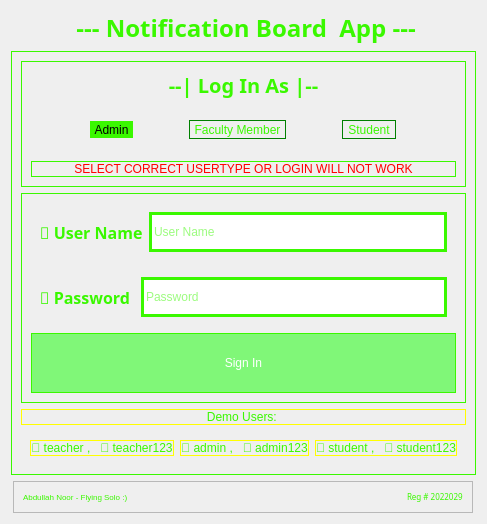
      <widget class="QWidget" name="Login">
       <property name="enabled">
        <bool>true</bool>
       </property>
       <property name="maximumSize">
        <size>
         <width>8320749</width>
         <height>16777215</height>
        </size>
       </property>
       <layout class="QVBoxLayout" name="verticalLayout_6">
        <item alignment="Qt::AlignHCenter">
         <widget class="QLabel" name="label_5">
          <property name="maximumSize">
           <size>
            <width>16777212</width>
            <height>100</height>
           </size>
          </property>
          <property name="font">
           <font>
            <family>Cascadia Mono</family>
            <pointsize>18</pointsize>
            <italic>false</italic>
            <bold>true</bold>
            <underline>false</underline>
            <strikeout>false</strikeout>
            <stylestrategy>PreferAntialias</stylestrategy>
           </font>
          </property>
          <property name="styleSheet">
           <string notr="true">color: rgb(58, 248, 0);</string>
          </property>
          <property name="text">
           <string> --- Notification Board  App ---</string>
          </property>
          <property name="alignment">
           <set>Qt::AlignCenter</set>
          </property>
         </widget>
        </item>
        <item alignment="Qt::AlignHCenter">
         <widget class="QFrame" name="frame_4">
          <property name="maximumSize">
           <size>
            <width>16777215</width>
            <height>550</height>
           </size>
          </property>
          <property name="styleSheet">
           <string notr="true">color: rgb(58, 248, 0);
border-color: rgb(58, 248, 0);
border-style: solid;
border: 1px solid rgb(58, 248, 0);</string>
          </property>
          <property name="frameShape">
           <enum>QFrame::StyledPanel</enum>
          </property>
          <property name="frameShadow">
           <enum>QFrame::Raised</enum>
          </property>
          <layout class="QVBoxLayout" name="verticalLayout_4">
           <item>
            <widget class="QFrame" name="frame_7">
             <property name="maximumSize">
              <size>
               <width>16777215</width>
               <height>250</height>
              </size>
             </property>
             <property name="frameShape">
              <enum>QFrame::StyledPanel</enum>
             </property>
             <property name="frameShadow">
              <enum>QFrame::Raised</enum>
             </property>
             <layout class="QVBoxLayout" name="verticalLayout_5">
              <item>
               <widget class="QLabel" name="label_3">
                <property name="maximumSize">
                 <size>
                  <width>16777212</width>
                  <height>80</height>
                 </size>
                </property>
                <property name="font">
                 <font>
                  <family>Cascadia Mono</family>
                  <pointsize>15</pointsize>
                  <italic>false</italic>
                  <bold>true</bold>
                  <underline>false</underline>
                  <strikeout>false</strikeout>
                  <stylestrategy>PreferAntialias</stylestrategy>
                 </font>
                </property>
                <property name="styleSheet">
                 <string notr="true">color: rgb(58, 248, 0);
border: none;</string>
                </property>
                <property name="text">
                 <string>--| Log In As |--</string>
                </property>
                <property name="alignment">
                 <set>Qt::AlignCenter</set>
                </property>
               </widget>
              </item>
              <item>
               <widget class="QFrame" name="frame_6">
                <property name="minimumSize">
                 <size>
                  <width>0</width>
                  <height>50</height>
                 </size>
                </property>
                <property name="styleSheet">
                 <string notr="true">border: none;</string>
                </property>
                <property name="frameShape">
                 <enum>QFrame::StyledPanel</enum>
                </property>
                <property name="frameShadow">
                 <enum>QFrame::Raised</enum>
                </property>
                <layout class="QHBoxLayout" name="horizontalLayout_2">
                 <item>
                  <widget class="QToolButton" name="admnBtn">
                   <property name="styleSheet">
                    <string notr="true">background: rgb(58, 248, 0);
color: black;
</string>
                   </property>
                   <property name="text">
                    <string>Admin</string>
                   </property>
                  </widget>
                 </item>
                 <item>
                  <widget class="QToolButton" name="facBtn">
                   <property name="styleSheet">
                    <string notr="true">border: 1px solid green;</string>
                   </property>
                   <property name="text">
                    <string>Faculty Member</string>
                   </property>
                  </widget>
                 </item>
                 <item>
                  <widget class="QToolButton" name="stdBtn">
                   <property name="styleSheet">
                    <string notr="true">border: 1px solid green;</string>
                   </property>
                   <property name="text">
                    <string>Student</string>
                   </property>
                  </widget>
                 </item>
                </layout>
               </widget>
              </item>
              <item>
               <widget class="QLabel" name="label_12">
                <property name="styleSheet">
                 <string notr="true">color:red;</string>
                </property>
                <property name="text">
                 <string>SELECT CORRECT USERTYPE OR LOGIN WILL NOT WORK</string>
                </property>
                <property name="alignment">
                 <set>Qt::AlignCenter</set>
                </property>
               </widget>
              </item>
             </layout>
            </widget>
           </item>
           <item>
            <widget class="QFrame" name="frame_3">
             <property name="minimumSize">
              <size>
               <width>0</width>
               <height>210</height>
              </size>
             </property>
             <property name="maximumSize">
              <size>
               <width>16777215</width>
               <height>350</height>
              </size>
             </property>
             <property name="frameShape">
              <enum>QFrame::StyledPanel</enum>
             </property>
             <property name="frameShadow">
              <enum>QFrame::Raised</enum>
             </property>
             <layout class="QGridLayout" name="gridLayout">
              <item row="1" column="0">
               <widget class="QFrame" name="frame">
                <property name="minimumSize">
                 <size>
                  <width>400</width>
                  <height>0</height>
                 </size>
                </property>
                <property name="maximumSize">
                 <size>
                  <width>16777215</width>
                  <height>16777215</height>
                 </size>
                </property>
                <property name="font">
                 <font>
                  <strikeout>false</strikeout>
                 </font>
                </property>
                <property name="styleSheet">
                 <string notr="true">color: rgb(58, 248, 0);
border:none</string>
                </property>
                <property name="frameShape">
                 <enum>QFrame::StyledPanel</enum>
                </property>
                <property name="frameShadow">
                 <enum>QFrame::Raised</enum>
                </property>
                <property name="lineWidth">
                 <number>10</number>
                </property>
                <layout class="QHBoxLayout" name="horizontalLayout_6">
                 <item>
                  <widget class="QLabel" name="label">
                   <property name="maximumSize">
                    <size>
                     <width>16777215</width>
                     <height>40</height>
                    </size>
                   </property>
                   <property name="font">
                    <font>
                     <family>Cascadia Code</family>
                     <pointsize>12</pointsize>
                     <bold>true</bold>
                    </font>
                   </property>
                   <property name="styleSheet">
                    <string notr="true">color: rgb(58, 248, 0);
border: none;</string>
                   </property>
                   <property name="text">
                    <string>👤 User Name</string>
                   </property>
                  </widget>
                 </item>
                 <item>
                  <widget class="QLineEdit" name="usrTxtBox">
                   <property name="minimumSize">
                    <size>
                     <width>80</width>
                     <height>40</height>
                    </size>
                   </property>
                   <property name="maximumSize">
                    <size>
                     <width>756</width>
                     <height>16777215</height>
                    </size>
                   </property>
                   <property name="styleSheet">
                    <string notr="true">border:3px solid rgb(58, 248, 0);</string>
                   </property>
                   <property name="text">
                    <string/>
                   </property>
                   <property name="placeholderText">
                    <string>User Name</string>
                   </property>
                  </widget>
                 </item>
                </layout>
               </widget>
              </item>
              <item row="2" column="0">
               <widget class="QFrame" name="frame_2">
                <property name="minimumSize">
                 <size>
                  <width>400</width>
                  <height>0</height>
                 </size>
                </property>
                <property name="maximumSize">
                 <size>
                  <width>16777215</width>
                  <height>16777215</height>
                 </size>
                </property>
                <property name="styleSheet">
                 <string notr="true">color: rgb(58, 248, 0);
border:none</string>
                </property>
                <property name="frameShape">
                 <enum>QFrame::StyledPanel</enum>
                </property>
                <property name="frameShadow">
                 <enum>QFrame::Raised</enum>
                </property>
                <layout class="QHBoxLayout" name="horizontalLayout_7">
                 <item>
                  <widget class="QLabel" name="label_2">
                   <property name="maximumSize">
                    <size>
                     <width>16777215</width>
                     <height>40</height>
                    </size>
                   </property>
                   <property name="font">
                    <font>
                     <family>Cascadia Code</family>
                     <pointsize>12</pointsize>
                     <italic>false</italic>
                     <bold>true</bold>
                    </font>
                   </property>
                   <property name="styleSheet">
                    <string notr="true">color: rgb(58, 248, 0);
border: none;</string>
                   </property>
                   <property name="text">
                    <string>🔑 Password </string>
                   </property>
                  </widget>
                 </item>
                 <item>
                  <widget class="QLineEdit" name="pwdTxtBox">
                   <property name="minimumSize">
                    <size>
                     <width>80</width>
                     <height>40</height>
                    </size>
                   </property>
                   <property name="styleSheet">
                    <string notr="true">border-color:rgb(58, 248, 0);
border: 3px solid rgb(58, 248, 0);;</string>
                   </property>
                   <property name="text">
                    <string notr="true"/>
                   </property>
                   <property name="echoMode">
                    <enum>QLineEdit::Password</enum>
                   </property>
                   <property name="placeholderText">
                    <string notr="true">Password</string>
                   </property>
                  </widget>
                 </item>
                </layout>
               </widget>
              </item>
              <item row="3" column="0">
               <widget class="QPushButton" name="pushButton">
                <property name="sizePolicy">
                 <sizepolicy hsizetype="Expanding" vsizetype="Fixed">
                  <horstretch>0</horstretch>
                  <verstretch>0</verstretch>
                 </sizepolicy>
                </property>
                <property name="minimumSize">
                 <size>
                  <width>0</width>
                  <height>60</height>
                 </size>
                </property>
                <property name="styleSheet">
                 <string notr="true">background-color: rgba(17, 255, 0,0.5);
color: white;
</string>
                </property>
                <property name="text">
                 <string>Sign In</string>
                </property>
                <property name="checkable">
                 <bool>false</bool>
                </property>
                <property name="autoDefault">
                 <bool>false</bool>
                </property>
                <property name="default">
                 <bool>true</bool>
                </property>
                <property name="flat">
                 <bool>false</bool>
                </property>
               </widget>
              </item>
             </layout>
            </widget>
           </item>
           <item>
            <widget class="QLabel" name="label_13">
             <property name="maximumSize">
              <size>
               <width>16777215</width>
               <height>24</height>
              </size>
             </property>
             <property name="styleSheet">
              <string notr="true">border-color:yellow;</string>
             </property>
             <property name="text">
              <string>Demo Users: </string>
             </property>
             <property name="alignment">
              <set>Qt::AlignCenter</set>
             </property>
            </widget>
           </item>
           <item>
            <widget class="QFrame" name="frame_13">
             <property name="maximumSize">
              <size>
               <width>16777215</width>
               <height>40</height>
              </size>
             </property>
             <property name="styleSheet">
              <string notr="true">border:none;</string>
             </property>
             <property name="frameShape">
              <enum>QFrame::StyledPanel</enum>
             </property>
             <property name="frameShadow">
              <enum>QFrame::Raised</enum>
             </property>
             <layout class="QHBoxLayout" name="horizontalLayout_8">
              <item>
               <widget class="QLabel" name="label_15">
                <property name="maximumSize">
                 <size>
                  <width>16777215</width>
                  <height>25</height>
                 </size>
                </property>
                <property name="styleSheet">
                 <string notr="true">border:1px solid yellow;</string>
                </property>
                <property name="text">
                 <string>👤 teacher ,   🔑 teacher123</string>
                </property>
                <property name="alignment">
                 <set>Qt::AlignCenter</set>
                </property>
               </widget>
              </item>
              <item>
               <widget class="QLabel" name="label_14">
                <property name="maximumSize">
                 <size>
                  <width>16777215</width>
                  <height>25</height>
                 </size>
                </property>
                <property name="styleSheet">
                 <string notr="true">border:1px solid yellow;</string>
                </property>
                <property name="text">
                 <string>👤 admin ,   🔑 admin123</string>
                </property>
                <property name="alignment">
                 <set>Qt::AlignCenter</set>
                </property>
               </widget>
              </item>
              <item>
               <widget class="QLabel" name="label_16">
                <property name="maximumSize">
                 <size>
                  <width>16777215</width>
                  <height>25</height>
                 </size>
                </property>
                <property name="styleSheet">
                 <string notr="true">border:1px solid yellow;</string>
                </property>
                <property name="text">
                 <string>👤 student ,   🔑 student123</string>
                </property>
                <property name="alignment">
                 <set>Qt::AlignCenter</set>
                </property>
               </widget>
              </item>
             </layout>
            </widget>
           </item>
          </layout>
         </widget>
        </item>
        <item alignment="Qt::AlignHCenter">
         <widget class="QFrame" name="frame_5">
          <property name="minimumSize">
           <size>
            <width>460</width>
            <height>0</height>
           </size>
          </property>
          <property name="maximumSize">
           <size>
            <width>16777215</width>
            <height>40</height>
           </size>
          </property>
          <property name="frameShape">
           <enum>QFrame::StyledPanel</enum>
          </property>
          <property name="frameShadow">
           <enum>QFrame::Raised</enum>
          </property>
          <layout class="QHBoxLayout" name="horizontalLayout">
           <item>
            <widget class="QLabel" name="label_6">
             <property name="font">
              <font>
               <pointsize>6</pointsize>
              </font>
             </property>
             <property name="styleSheet">
              <string notr="true">color: rgb(58, 248, 0);</string>
             </property>
             <property name="text">
              <string>Abdullah Noor - Flying Solo :)</string>
             </property>
            </widget>
           </item>
           <item alignment="Qt::AlignRight">
            <widget class="QLabel" name="label_4">
             <property name="maximumSize">
              <size>
               <width>16777215</width>
               <height>20</height>
              </size>
             </property>
             <property name="font">
              <font>
               <family>Cascadia Mono</family>
               <pointsize>6</pointsize>
              </font>
             </property>
             <property name="styleSheet">
              <string notr="true">color: rgb(58, 248, 0);</string>
             </property>
             <property name="text">
              <string>Reg # 2022029</string>
             </property>
            </widget>
           </item>
          </layout>
         </widget>
        </item>
       </layout>
      </widget>
